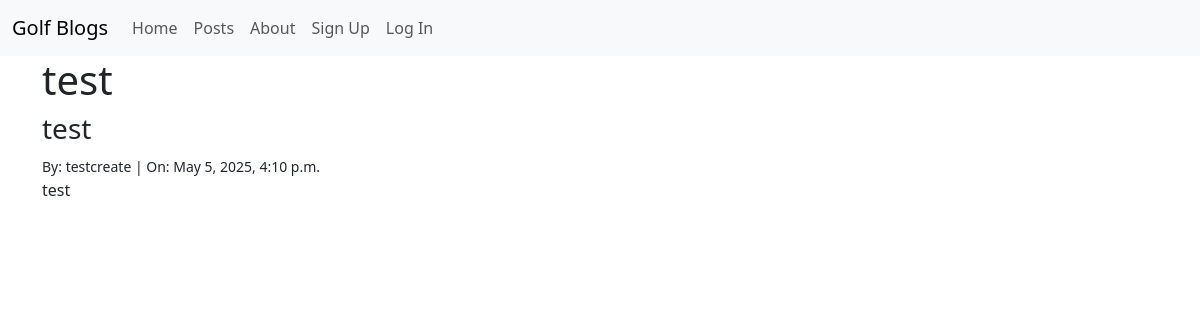
/posts/1/detail, run on the app's committed database.
### posts/models.py (models this page shows, shortened)
class Post(models.Model):
    title = models.CharField(max_length=128)
    subtitle = models.CharField(max_length=256)
    body = models.TextField()
    author = models.ForeignKey(
        get_user_model(),
        on_delete=models.CASCADE
    )
    status = models.ForeignKey(
        Status,
        on_delete=models.CASCADE
    )
    created_on = models.DateTimeField(auto_now_add=True)

### posts/views.py (the view)
# urls.py: path("<int:pk>/detail", views.PostDetailView.as_view(), name="detail"),
class PostDetailView(DetailView):
    template_name = "posts/detail.html"
    model = Post

### templates/posts/detail.html (shortened to what this page needs)
{% extends 'base.html' %}
{% block content %}
<h1>{{ post.title }}</h1>
<h3>{{ post.subtitle }}</h3>
<small>By: {{ post.author }} | On: {{ post.created_on }}</small>
<p>{{ post.body }}</p>
{% endblock content %}

### data on the page
Post: title "test", subtitle "test", author "testcreate", created_on "May 5, 2025, 4:10 p.m.", body "test"
